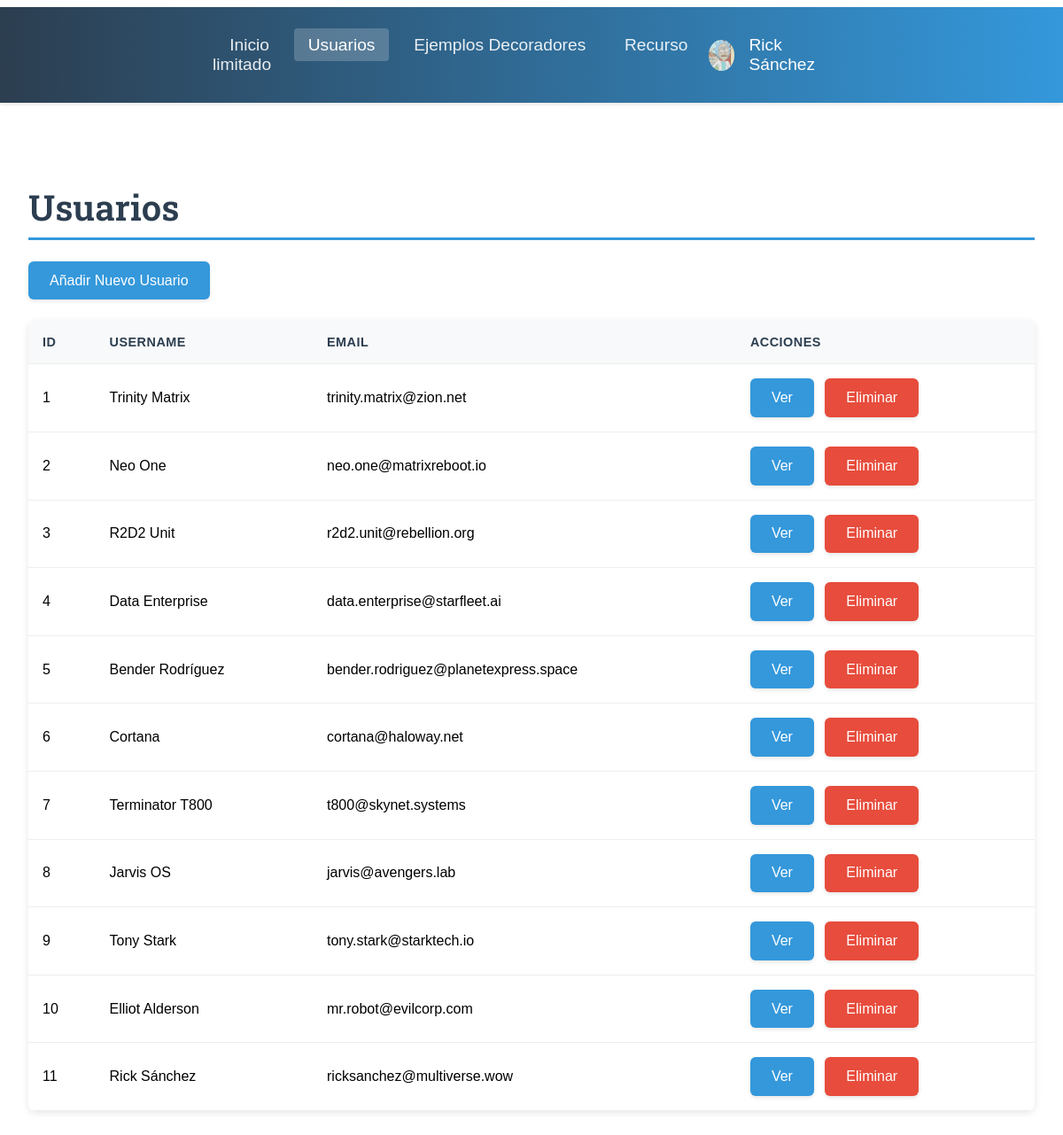
Before: /users/view (signed in) with the older database file.
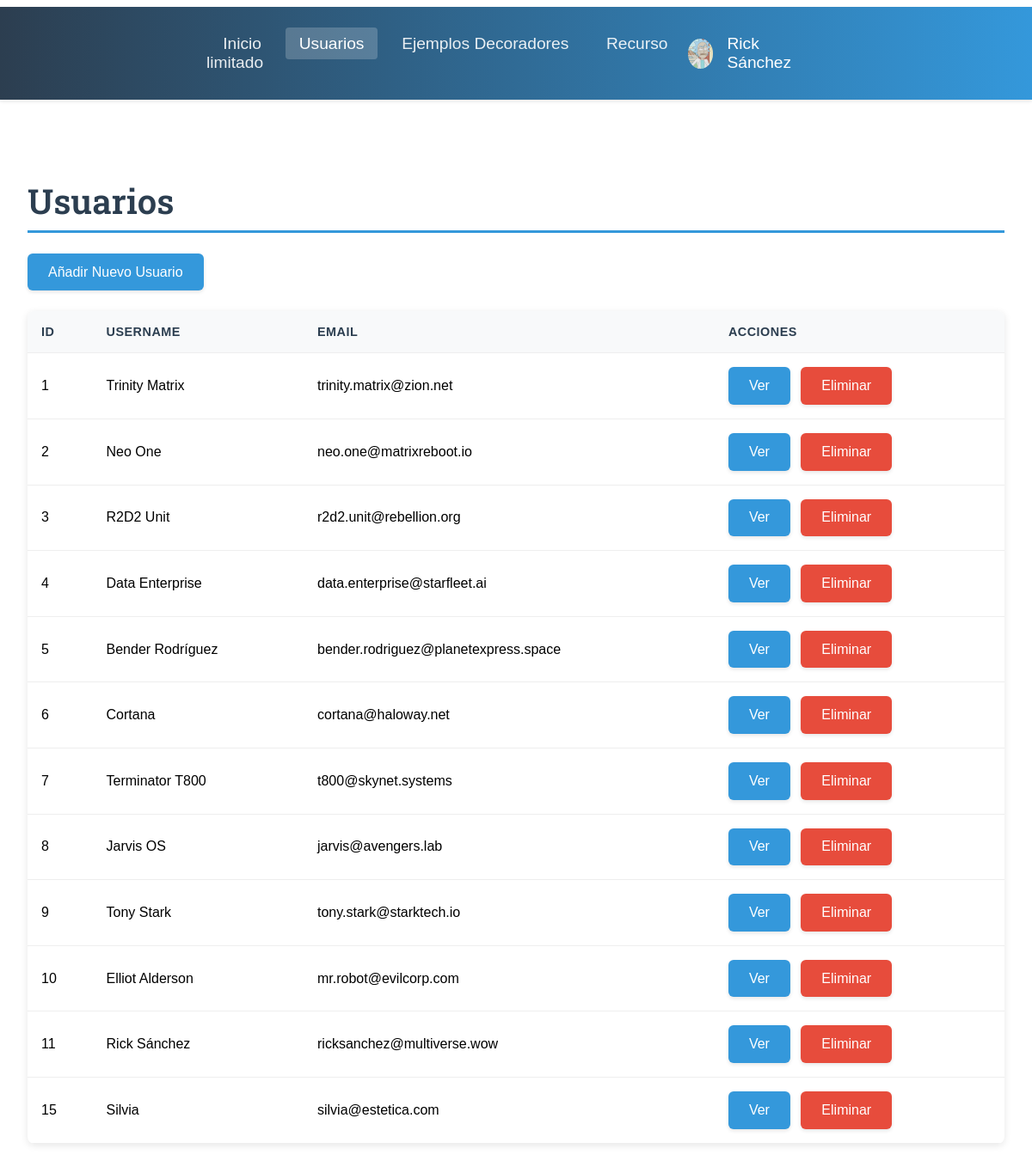
After: the same page with the newer database file.
### tables this page shows
CREATE TABLE profile (
        id INTEGER PRIMARY KEY AUTOINCREMENT,
        user_id INTEGER,
        bio TEXT,
        movie_id INTEGER, avatar_path TEXT,
        FOREIGN KEY (user_id) REFERENCES users(id),
        FOREIGN KEY (movie_id) REFERENCES movie(id)
    );

CREATE TABLE "users" (
	"id"	INTEGER,
	"username"	TEXT NOT NULL,
	"email"	TEXT NOT NULL UNIQUE,
	"password"	TEXT NOT NULL DEFAULT 1234,
	PRIMARY KEY("id" AUTOINCREMENT)
);

### routes.py (the view)
    @app.route('/users/view')
    @login_required
    def list_users_view():
        users = get_users()
        return render_template('users.html', users=users)

### app.py (called while the page is built)
@login_manager.user_loader
def load_user(user_id):
    return get_user_by_id(user_id)

### models.py (called while the page is built)
def get_db_connection():
    conn = sqlite3.connect(table_name)
    conn.row_factory = sqlite3.Row  # Para obtener resultados como diccionarios y nos deja acceder por nombre de la columnauser['username'] en vez de por id user[0]
    return conn

def get_users():
    conn = get_db_connection()  # Uso de la función de conexión con el concepto de segmentación de código
    cursor = conn.cursor()
    cursor.execute('SELECT * FROM users')
    users = cursor.fetchall()
    conn.close()
    return users

def get_user_by_id(user_id):
    conn = get_db_connection()
    cursor = conn.cursor()
    cursor.execute('SELECT * FROM users WHERE id = ?', (user_id,))
    user_data = cursor.fetchone()
    conn.close()
    if user_data:
        return User(
            id=user_data['id'],
            username=user_data['username'],
            email=user_data['email'],
            password=user_data['password']
        )
    return None

def get_profile_by_user_id(user_id):
    conn = get_db_connection()
    cursor = conn.cursor()
    cursor.execute('''
        SELECT profile.*, movie.title as movie_title
        FROM profile
        LEFT JOIN movie ON profile.movie_id = movie.id
        WHERE user_id = ?
    ''', (user_id,))
    profile = cursor.fetchone()
    conn.close()
    return profile

### templates/users.html (shortened to what this page needs)
{% extends 'base.html' %}
{% block content %}
    <h1>Usuarios</h1>
    <div class="actions-top">
        <a href="{{ url_for('add_user_view') }}" class="button">Añadir Nuevo Usuario</a>
    </div>
    <table>
        <thead>
            <tr>
                <th>ID</th>
                <th>Username</th>
                <th>Email</th>
                <th>Acciones</th>
            </tr>
        </thead>
        <tbody>
            {% for user in users %}
            <tr>
                <td>{{ user.id }}</td>
                <td>{{ user.username }}</td>
                <td>{{ user.email }}</td>
                <td>
                    <a href="{{ url_for('view_user', user_id=user.id) }}" class="button">Ver</a>
                    <button data-user-id="{{ user.id }}" class="button-del">Eliminar</button>
                </td>
            </tr>
            {% endfor %}
        </tbody>
    </table>
{% endblock %}

### templates/base.html (shortened to what this page needs)
<!DOCTYPE html>
<html>
<head>
    <link rel="stylesheet" href="{{ url_for('static', filename='css/style.css') }}">
    <link rel="stylesheet" href="https://cdnjs.cloudflare.com/ajax/libs/font-awesome/6.0.0/css/all.min.css">
<link href="https://cdnjs.cloudflare.com/ajax/libs/animate.css/4.1.1/animate.min.css" rel="stylesheet"/>
</head>
<body>
    <nav>
        <div class="nav-container">
            <div class="nav-links">
                <a href="{{ url_for('index') }}" class="{{ 'active' if request.endpoint == 'index' }}">Inicio</a>
                {% if current_user.is_authenticated %}
                    <a href="{{ url_for('list_users_view') }}" class="{{ 'active' if request.endpoint == 'list_users_view' }}">Usuarios</a>
                    <a href="{{ url_for('ejemplos_decoradores') }}" class="{{ 'active' if request.endpoint == 'ejemplos_decoradores' }}">Ejemplos Decoradores</a>
                    <a href="{{ url_for('recurso_limitado') }}" class="{{ 'active' if request.endpoint == 'recurso_limitado' }}">Recurso limitado</a>
                {% endif %}
            </div>
            {% if current_user.is_authenticated %}
                <div class="user-menu">
                    <div class="user-dropdown">
                        <div class="user-info">
                            <div class="user-avatar">
                                {% if profile and profile.avatar_path %}
                                    <img src="{{ url_for('static', filename='avatars/' + profile.avatar_path) }}" alt="Avatar">
                                {% else %}
                                    <i class="fas fa-user user-avatar-placeholder"></i>
                                {% endif %}
                            </div>
                            <span class="username">{{ current_user.username }}</span>
                        </div>
                    </div>
                </div>
            {% else %}
                <div class="nav-links">
                    <a href="{{ url_for('login') }}" class="{{ 'active' if request.endpoint == 'login' }}">Login</a>
                </div>
            {% endif %}
        </div>
    </nav>
    <div class="content">
        {% block content %}{% endblock %}
    </div>
</body>
</html>

### static/css/style.css (style rules this page uses)
body { font-family: Arial, sans-serif; margin: 0; }
nav { background: linear-gradient(to right, #2c3e50, #3498db); padding: 1rem; margin-bottom: 2rem; box-shadow: 0 2px 4px rgba(0, 0, 0, 0.1); position: sticky; top: 0; z-index: 1000; font-size: 1.2rem; display: flex; align-items: center; justify-content: space-between; }
nav .nav-container { display: flex; align-items: center; justify-content: space-between; max-width: 70vw; margin: 0 auto; width: 60vw; }
nav a { color: rgba(255, 255, 255, 0.9); text-decoration: none; padding: 0.5rem 1rem; margin: 0 0.2rem; border-radius: 4px; transition: all 0.3s ease; font-weight: 500; position: relative; }
nav a::after { content: ""; position: absolute; width: 0; height: 2px; bottom: 0; left: 50%; background-color: #02110e; transition: all 0.3s ease; transform: translateX(-50%); }
nav a.active { background-color: rgba(255, 255, 255, 0.2); color: white; }
body { padding-top: 0.5rem; }
nav a { animation: fadeIn 0.5s ease-in-out; }
.content { max-width: 1200px; margin: 0 auto; padding: 2rem; min-height: calc(100vh - 80px); }
h1, h2, h3 { font-family: "Roboto Slab", serif; }
h1 { color: #2c3e50; font-size: 2.5rem; margin-bottom: 1.5rem; border-bottom: 3px solid #3498db; padding-bottom: 0.5rem; font-weight: 600; }
table { width: 100%; border-collapse: separate; border-spacing: 0; margin: 1.5rem 0; background: #fff; border-radius: 8px; overflow: hidden; box-shadow: 0 2px 8px rgba(0, 0, 0, 0.1); }
th, td { padding: 1rem; text-align: left; border-bottom: 1px solid #eee; }
th { background-color: #f8f9fa; font-weight: 600; color: #2c3e50; text-transform: uppercase; font-size: 0.9rem; letter-spacing: 0.5px; }
button, .button { display: inline-block; padding: 0.8rem 1.5rem; background: #3498db; color: white; border: none; border-radius: 6px; font-size: 1rem; font-weight: 500; text-decoration: none; transition: all 0.3s ease; cursor: pointer; box-shadow: 0 2px 4px rgba(0, 0, 0, 0.1); }
.button-del { background: #e74c3c; color: white; border: none; padding: 0.8rem 1.5rem; border-radius: 6px; box-shadow: 0 2px 4px rgba(0, 0, 0, 0.1); }
.content > * { animation: fadeIn 0.5s ease-out; }
a { color: #3498db; text-decoration: none; position: relative; transition: all 0.3s ease; }
table a { display: inline-flex; align-items: center; padding: 0.4rem 1.5rem; border-radius: 4px; background-color: #75bbff; margin-right: 0.5rem; font-size: 0.9rem; color: #fff; }
.user-menu { display: flex; align-items: center; margin-left: auto; padding: 0.5rem; color: white; }
.user-info { display: flex; align-items: center; gap: 1rem; padding: 0.5rem; border-radius: 4px; transition: background-color 0.2s ease; }
.user-avatar { width: 35px; height: 35px; border-radius: 50%; background-color: rgba(255, 255, 255, 0.2); display: flex; align-items: center; justify-content: center; overflow: hidden; }
.user-avatar img { width: 100%; height: 100%; object-fit: cover; }
.username { color: white; font-weight: 500; }
.user-dropdown { position: relative; cursor: pointer; }

Changed rows visible on the page:
added users: id "15", username "Silvia", email "silvia@estetica.com"
